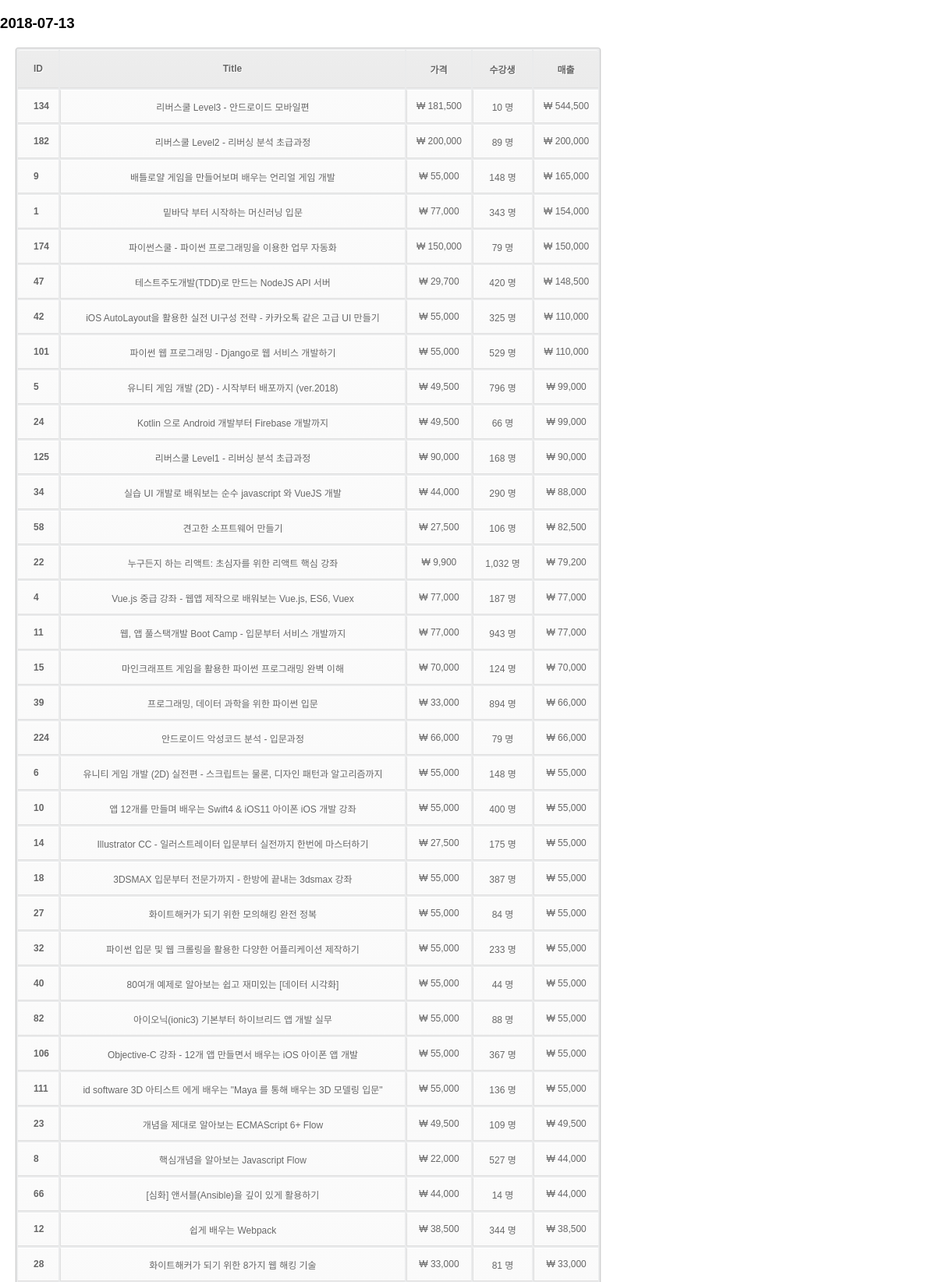
/daily/2018-07-13 (upper part), run on the app's committed database.
### tables this page shows
CREATE TABLE COURSES (
	ID INTEGER PRIMARY KEY,
	URL STRING UNIQUE,
	TITLE STRING,
	RELEASE_DATE STRING
);

### app.py (the view)
@app.route('/daily/<date>')
def daily_index(date):
	sql = "SELECT COURSES.ID, COURSES.TITLE, A.PRICE, A.STUDENT_COUNT, SUM((A.STUDENT_COUNT - B.STUDENT_COUNT) * A.PRICE) AS REVENUE, A.UPDATE_DATE FROM COURSES, SALES A, SALES B WHERE COURSES.ID = A.ID AND A.ID = B.ID AND A.UPDATE_DATE = DATE(B.UPDATE_DATE, '+1 day') AND A.UPDATE_DATE = (?) GROUP BY A.ID, A.UPDATE_DATE ORDER BY REVENUE DESC"
	cur = g.db.execute(sql, [date])
	courses = [dict(ID=row[0], TITLE=row[1], PRICE=format(int(row[2]), ','), STUDENT_COUNT=format(int(row[3]), ','), REVENUE=format(int(row[4]), ','), UPDATE_DATE=row[5]) for row in cur.fetchall()]
	return render_template('daily.html', DATE=date, COURSES=courses)

### app.py (called while the page is built)
def connect_db():
	return sqlite3.connect(app.config['DATABASE'])

@app.before_request
def before_request():
	g.db = connect_db()

@app.teardown_request
def teardown_request(exception):
	g.db.close()

### templates/daily.html (shortened to what this page needs)
<!DOCTYPE html>
<html>
<link rel="stylesheet" href={{ url_for('static', filename='css/table_style.css') }}>
	<head>
	</head>
	<body>
		<div class="box">
			<div class="box-header">
				<h3 class="box-title">  {{ DATE }}</h3>
			</div>
			<div class="box-body">
				<table id="date-table" class="table table-bordered">
					<thead>
						<tr>
							<th>ID</th>
							<th>Title</th>
							<th>가격</th>
							<th>수강생</th>
							<th>매출</th>
						</tr>
					</thead>
					<tbody>
						{% for COURSE in COURSES %}
						<tr>
							<td> <a href="../course/{{ COURSE.ID }}"> {{ COURSE.ID }} </a></td>
							<td> {{ COURSE.TITLE }} </td>
							<td> ₩ {{ COURSE.PRICE }} </td>
							<td> {{ COURSE.STUDENT_COUNT }} 명</td>
							<td> ₩ {{ COURSE.REVENUE }} </td>
						</tr>
						{% endfor %}
					</tbody>
				</table>
			</div>
		</div>
	</body>
</html>

### static/css/table_style.css (style rules this page uses)
body { font-family:Arial, Helvetica, sans-serif; margin:0 auto; }
a:link { color: #666; font-weight: bold; text-decoration:none; }
table a:link { color: #666; font-weight: bold; text-decoration:none; }
table { font-family:Arial, Helvetica, sans-serif; color:#666; font-size:12px; text-shadow: 1px 1px 0px #fff; background:#eaebec; margin:20px; border:#ccc 1px solid; -moz-border-radius:3px; -webkit-border-radius:3px; border-radius:3px; -moz-box-shadow: 0 1px 2px #d1d1d1; -webkit-box-shadow: 0 1px 2px #d1d1d1; box-shadow: 0 1px 2px #d1d1d1; }
table th { padding:15px; border-top:1px solid #fafafa; border-bottom:1px solid #e0e0e0; background: #ededed; background: -webkit-gradient(linear, left top, left bottom, from(#ededed), to(#ebebeb)); background: -moz-linear-gradient(top, #ededed, #ebebeb); }
table th:first-child { text-align: left; padding-left:20px; }
table tr:first-child th:first-child { -moz-border-radius-topleft:3px; -webkit-border-top-left-radius:3px; border-top-left-radius:3px; }
table tr:first-child th:last-child { -moz-border-radius-topright:3px; -webkit-border-top-right-radius:3px; border-top-right-radius:3px; }
table tr { text-align: center; padding-left:20px; }
table tr td:first-child { text-align: left; padding-left:20px; border-left: 0; }
table tr td { padding:12px; border-top: 1px solid #ffffff; border-bottom:1px solid #e0e0e0; border-left: 1px solid #e0e0e0; background: #fafafa; background: -webkit-gradient(linear, left top, left bottom, from(#fbfbfb), to(#fafafa)); background: -moz-linear-gradient(top, #fbfbfb, #fafafa); }

### data on the page
COURSES: ID "134", TITLE "리버스쿨 Level3 - 안드로이드 모바일편", PRICE "181,500", STUDENT_COUNT "10", REVENUE "544,500"
COURSES: ID "182", TITLE "리버스쿨 Level2 - 리버싱 분석 초급과정", PRICE "200,000", STUDENT_COUNT "89", REVENUE "200,000"
COURSES: ID "9", TITLE "배틀로얄 게임을 만들어보며 배우는 언리얼 게임 개발", PRICE "55,000", STUDENT_COUNT "148", REVENUE "165,000"
COURSES: ID "1", TITLE "밑바닥 부터 시작하는 머신러닝 입문", PRICE "77,000", STUDENT_COUNT "343", REVENUE "154,000"
COURSES: ID "174", TITLE "파이썬스쿨 - 파이썬 프로그래밍을 이용한 업무 자동화", PRICE "150,000", STUDENT_COUNT "79", REVENUE "150,000"
COURSES: ID "47", TITLE "테스트주도개발(TDD)로 만드는 NodeJS API 서버", PRICE "29,700", STUDENT_COUNT "420", REVENUE "148,500"
COURSES: ID "42", TITLE "iOS AutoLayout을 활용한 실전 UI구성 전략 - 카카오톡 같은 고급 UI 만들기", PRICE "55,000", STUDENT_COUNT "325", REVENUE "110,000"
COURSES: ID "101", TITLE "파이썬 웹 프로그래밍 - Django로 웹 서비스 개발하기", PRICE "55,000", STUDENT_COUNT "529", REVENUE "110,000"
COURSES: ID "5", TITLE "유니티 게임 개발 (2D) - 시작부터 배포까지 (ver.2018)", PRICE "49,500", STUDENT_COUNT "796", REVENUE "99,000"
COURSES: ID "24", TITLE "Kotlin 으로 Android 개발부터 Firebase 개발까지", PRICE "49,500", STUDENT_COUNT "66", REVENUE "99,000"
COURSES: ID "125", TITLE "리버스쿨 Level1 - 리버싱 분석 초급과정", PRICE "90,000", STUDENT_COUNT "168", REVENUE "90,000"
COURSES: ID "34", TITLE "실습 UI 개발로 배워보는 순수 javascript 와 VueJS 개발", PRICE "44,000", STUDENT_COUNT "290", REVENUE "88,000"
COURSES: ID "58", TITLE "견고한 소프트웨어 만들기", PRICE "27,500", STUDENT_COUNT "106", REVENUE "82,500"
COURSES: ID "22", TITLE "누구든지 하는 리액트: 초심자를 위한 리액트 핵심 강좌", PRICE "9,900", STUDENT_COUNT "1,032", REVENUE "79,200"
COURSES: ID "4", TITLE "Vue.js 중급 강좌 - 웹앱 제작으로 배워보는 Vue.js, ES6, Vuex", PRICE "77,000", STUDENT_COUNT "187", REVENUE "77,000"
COURSES: ID "11", TITLE "웹, 앱 풀스택개발 Boot Camp - 입문부터 서비스 개발까지", PRICE "77,000", STUDENT_COUNT "943", REVENUE "77,000"
COURSES: ID "15", TITLE "마인크래프트 게임을 활용한 파이썬 프로그래밍 완벽 이해", PRICE "70,000", STUDENT_COUNT "124", REVENUE "70,000"
COURSES: ID "39", TITLE "프로그래밍, 데이터 과학을 위한 파이썬 입문", PRICE "33,000", STUDENT_COUNT "894", REVENUE "66,000"
COURSES: ID "224", TITLE "안드로이드 악성코드 분석 - 입문과정", PRICE "66,000", STUDENT_COUNT "79", REVENUE "66,000"
COURSES: ID "6", TITLE "유니티 게임 개발 (2D) 실전편 - 스크립트는 물론, 디자인 패턴과 알고리즘까지", PRICE "55,000", STUDENT_COUNT "148", REVENUE "55,000"
COURSES: ID "10", TITLE "앱 12개를 만들며 배우는 Swift4 & iOS11 아이폰 iOS 개발 강좌", PRICE "55,000", STUDENT_COUNT "400", REVENUE "55,000"
COURSES: ID "14", TITLE "Illustrator CC - 일러스트레이터 입문부터 실전까지 한번에 마스터하기", PRICE "27,500", STUDENT_COUNT "175", REVENUE "55,000"
COURSES: ID "18", TITLE "3DSMAX 입문부터 전문가까지 - 한방에 끝내는 3dsmax 강좌", PRICE "55,000", STUDENT_COUNT "387", REVENUE "55,000"
COURSES: ID "27", TITLE "화이트해커가 되기 위한 모의해킹 완전 정복", PRICE "55,000", STUDENT_COUNT "84", REVENUE "55,000"
COURSES: ID "32", TITLE "파이썬 입문 및 웹 크롤링을 활용한 다양한 어플리케이션 제작하기", PRICE "55,000", STUDENT_COUNT "233", REVENUE "55,000"
COURSES: ID "40", TITLE "80여개 예제로 알아보는 쉽고 재미있는 [데이터 시각화]", PRICE "55,000", STUDENT_COUNT "44", REVENUE "55,000"
COURSES: ID "82", TITLE "아이오닉(ionic3) 기본부터 하이브리드 앱 개발 실무", PRICE "55,000", STUDENT_COUNT "88", REVENUE "55,000"
COURSES: ID "106", TITLE "Objective-C 강좌 - 12개 앱 만들면서 배우는 iOS 아이폰 앱 개발", PRICE "55,000", STUDENT_COUNT "367", REVENUE "55,000"
COURSES: ID "111", TITLE "id software 3D 아티스트 에게 배우는 \"Maya 를 통해 배우는 3D 모델링 입문\"", PRICE "55,000", STUDENT_COUNT "136", REVENUE "55,000"
COURSES: ID "23", TITLE "개념을 제대로 알아보는 ECMAScript 6+ Flow", PRICE "49,500", STUDENT_COUNT "109", REVENUE "49,500"
COURSES: ID "8", TITLE "핵심개념을 알아보는 Javascript Flow", PRICE "22,000", STUDENT_COUNT "527", REVENUE "44,000"
COURSES: ID "66", TITLE "[심화] 앤서블(Ansible)을 깊이 있게 활용하기", PRICE "44,000", STUDENT_COUNT "14", REVENUE "44,000"
COURSES: ID "12", TITLE "쉽게 배우는 Webpack", PRICE "38,500", STUDENT_COUNT "344", REVENUE "38,500"
COURSES: ID "28", TITLE "화이트해커가 되기 위한 8가지 웹 해킹 기술", PRICE "33,000", STUDENT_COUNT "81", REVENUE "33,000"

### other printed values
{{ DATE }} "2018-07-13"
